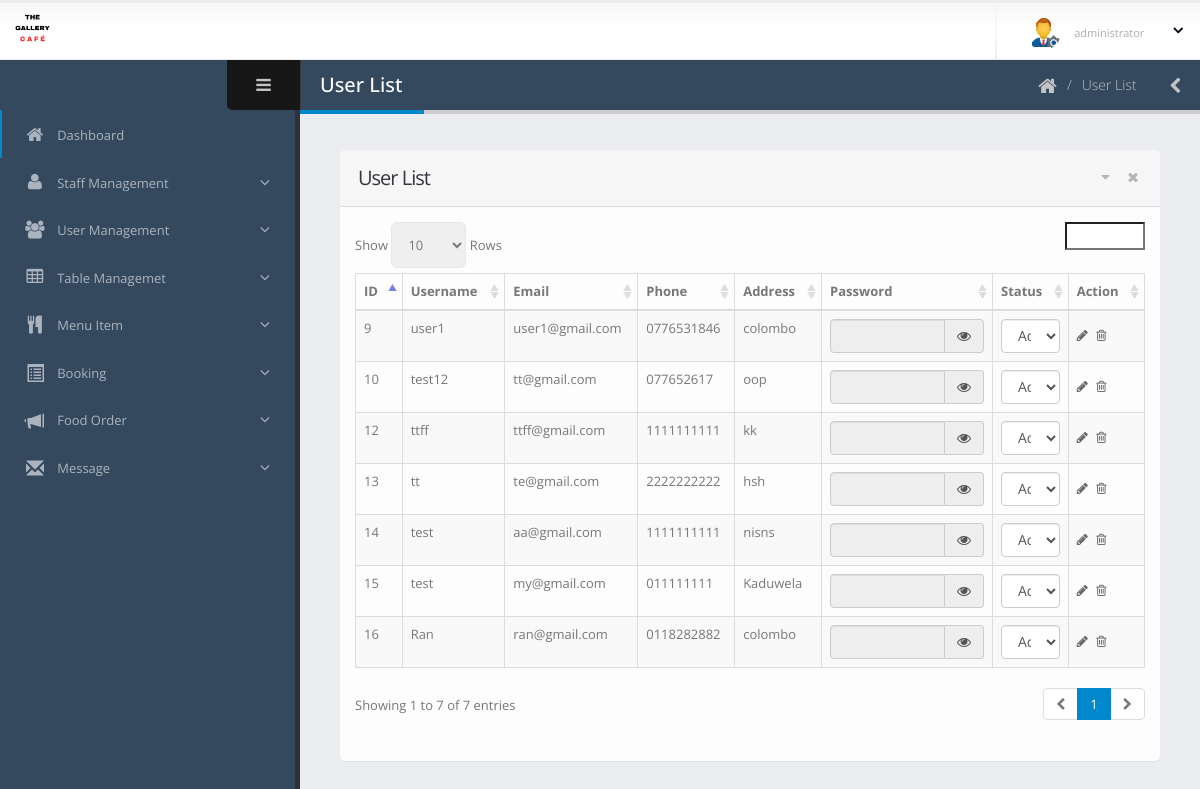
Before: /dashboard/user-list.php (signed in) with the older database file.
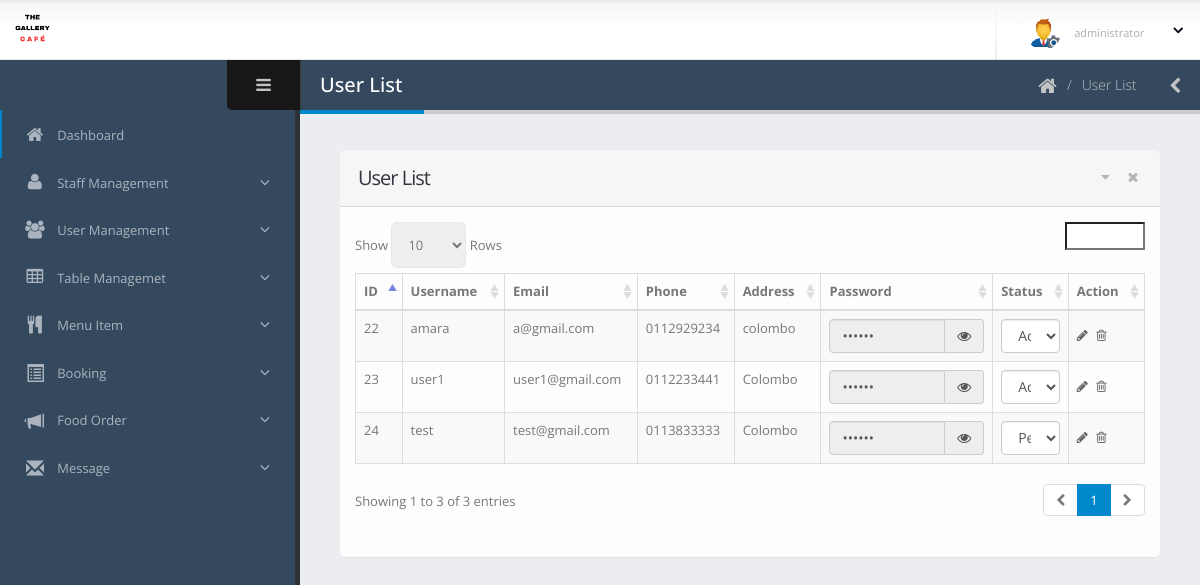
After: the same page with the newer database file.
### tables this page shows
CREATE TABLE `users` (
  `id` int(11) NOT NULL,
  `username` varchar(100) NOT NULL,
  `email` varchar(100) NOT NULL,
  `phone` varchar(15) NOT NULL,
  `address` text NOT NULL,
  `gender` enum('Male','Female') NOT NULL,
  `password` varchar(255) NOT NULL,
  `created_at` timestamp NOT NULL DEFAULT current_timestamp(),
  `status` int(11) DEFAULT NULL,
  `role` varchar(50) NOT NULL
);

### dashboard/user-list.php (the view, shortened to what the changed rows need)
<?php
include 'main/header.php';
$con = connect();
function decryptPassword($encryptedPassword, $key) {
    $c = base64_decode($encryptedPassword);
    $ivlen = openssl_cipher_iv_length($cipher = "AES-128-CBC");
    $iv = substr($c, 0, $ivlen);
    $hmac = substr($c, $ivlen, $sha2len = 32);
    $ciphertext_raw = substr($c, $ivlen + $sha2len);
    $original_plaintext = openssl_decrypt($ciphertext_raw, $cipher, $key, $options = OPENSSL_RAW_DATA, $iv);
    $calcmac = hash_hmac('sha256', $ciphertext_raw, $key, $as_binary = true);
    if (hash_equals($hmac, $calcmac)) {
        return $original_plaintext;
    }
    return false;
}
$encryptionKey = "YourSecretKeyHere";
$sql = "SELECT * FROM users ORDER BY id DESC";
$result = $con->query($sql);
?>
<!doctype html>
<html class="fixed">
    <head>
        <link rel="stylesheet" href="assets/vendor/bootstrap/css/bootstrap.css" />
        <link rel="stylesheet" href="assets/vendor/font-awesome/css/font-awesome.css" />
        <link rel="stylesheet" href="assets/vendor/magnific-popup/magnific-popup.css" />
        <link rel="stylesheet" href="assets/vendor/bootstrap-datepicker/css/datepicker3.css" />
        <link rel="stylesheet" href="assets/vendor/select2/select2.css" />
        <link rel="stylesheet" href="assets/vendor/jquery-datatables-bs3/assets/css/datatables.css" />
        <link rel="stylesheet" href="assets/stylesheets/theme.css" />
        <link rel="stylesheet" href="assets/stylesheets/skins/default.css" />
        <link rel="stylesheet" href="assets/stylesheets/theme-custom.css">
    </head>
    <body>
        <section class="body">
            <div class="inner-wrapper">
                <section role="main" class="content-body">
                    <header class="page-header">
                        <h2>User List</h2>
                    </header>
                    <section class="panel">
                        <header class="panel-heading">
                            <div class="panel-actions">
                            </div>
                            <h2 class="panel-title">User List</h2>
                        </header>
                        <div class="panel-body">
                            <table class="table table-bordered table-striped mb-none" id="datatable-default">
                                <thead>
                                    <tr>
                                        <th>ID</th>
                                        <th>Username</th>
                                        <th>Email</th>
										<th>Phone</th>
										<th>Address</th>
                                        <th>Password</th>
                                        <th>Status</th>
                                        <th>Action</th>
                                    </tr>
                                </thead>
                                <tbody>
                                    <?php
                                    while ($row = $result->fetch_assoc()) {
                                        $id = $row['id'];
                                        $username = $row['username'];
                                        $email = $row['email'];
										$phone = $row['phone'];
										$address = $row['address'];
                                        $decryptedPassword = decryptPassword($row['password'], $encryptionKey);
                                        $status = $row['status'];
                                    ?>
                                    <tr class="gradeX">
                                        <td><?php echo $id; ?></td>
                                        <td><?php echo $username; ?></td>
                                        <td><?php echo $email; ?></td>
										<td><?php echo $phone; ?></td>
										<td><?php echo $address; ?></td>
                                        <td>
                                            <div class="input-group">
                                                <input type="password" class="form-control password-field" value="<?php echo htmlspecialchars($decryptedPassword); ?>" readonly>
                                                <span class="input-group-addon">
                                                    <i class="fa fa-eye toggle-password" style="cursor: pointer;"></i>
                                                </span>
                                            </div>
                                        </td>
                                        <td>
                                            <form method="POST" action="">
                                                <select name="newStatus" onchange="this.form.submit()" class="form-control">
                                                    <option value="0" <?php echo $status == 0 ? 'selected' : ''; ?>>Pending</option>
                                                    <option value="1" <?php echo $status == 1 ? 'selected' : ''; ?>>Active</option>
                                                </select>
                                            </form>
                                        </td>
                                        <td class="actions">
                                            <a href="user-edit.php?id=<?php echo $id; ?>" class="on-default edit-row"><i class="fa fa-pencil"></i></a>
                                            <a href="#" class="on-default remove-row"><i class="fa fa-trash-o"></i></a>
                                        </td>
                                    </tr>
                                    <?php } ?>
                                </tbody>
                            </table>
                        </div>
                    </section>
                </section>
            </div>
        </section>
    </body>
</html>

Changed rows visible on the page:
removed users: id "16", username "Ran", email "ran@gmail.com", phone "0118282882", address "colombo", newStatus "Active"
removed users: id "15", username "test", email "my@gmail.com", phone "011111111", address "Kaduwela", newStatus "Active"
removed users: id "14", username "test", email "aa@gmail.com", phone "1111111111", address "nisns", newStatus "Active"
removed users: id "13", username "tt", email "te@gmail.com", phone "2222222222", address "hsh", newStatus "Active"
removed users: id "12", username "ttff", email "ttff@gmail.com", phone "1111111111", address "kk", newStatus "Active"
removed users: id "10", username "test12", email "tt@gmail.com", phone "077652617", address "oop", newStatus "Active"
removed users: id "9", username "user1", email "user1@gmail.com", phone "0776531846", address "colombo", newStatus "Active"
added users: id "24", username "test", email "test@gmail.com", phone "0113833333", address "Colombo", newStatus "Pending"
added users: id "23", username "user1", email "user1@gmail.com", phone "0112233441", address "Colombo", newStatus "Active"
added users: id "22", username "amara", email "a@gmail.com", phone "0112929234", address "colombo", newStatus "Active"
Other visible differences:
text written by a page script: "Show Rows Showing 1 to 7 of 7 entries 1" → "Show Rows Showing 1 to 3 of 3 entries 1"
